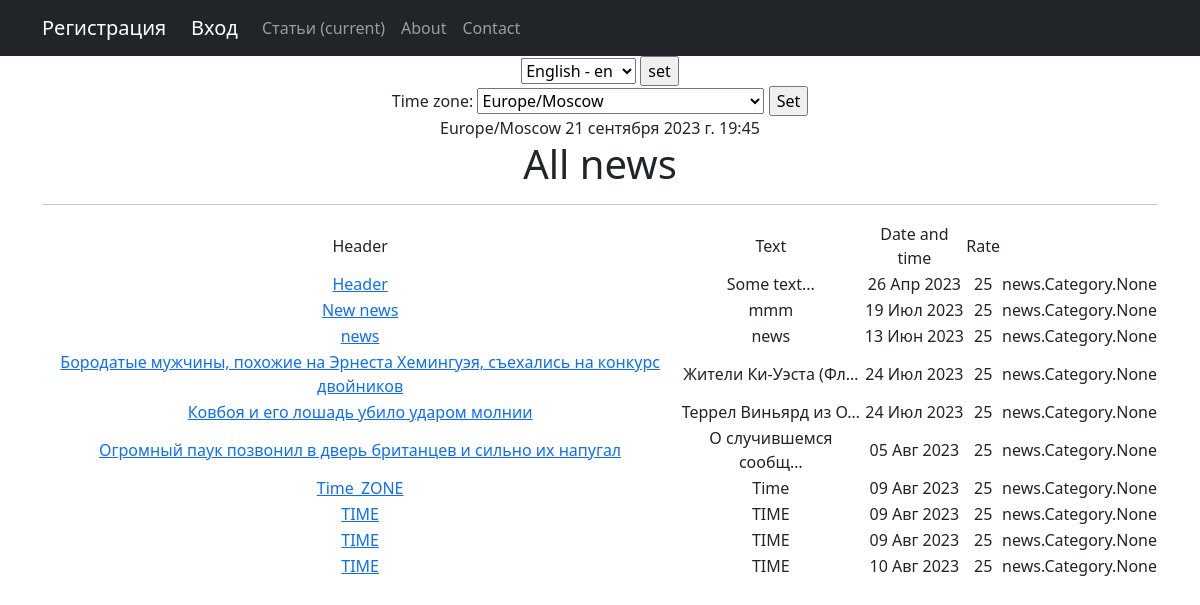
The app's page /, older data.
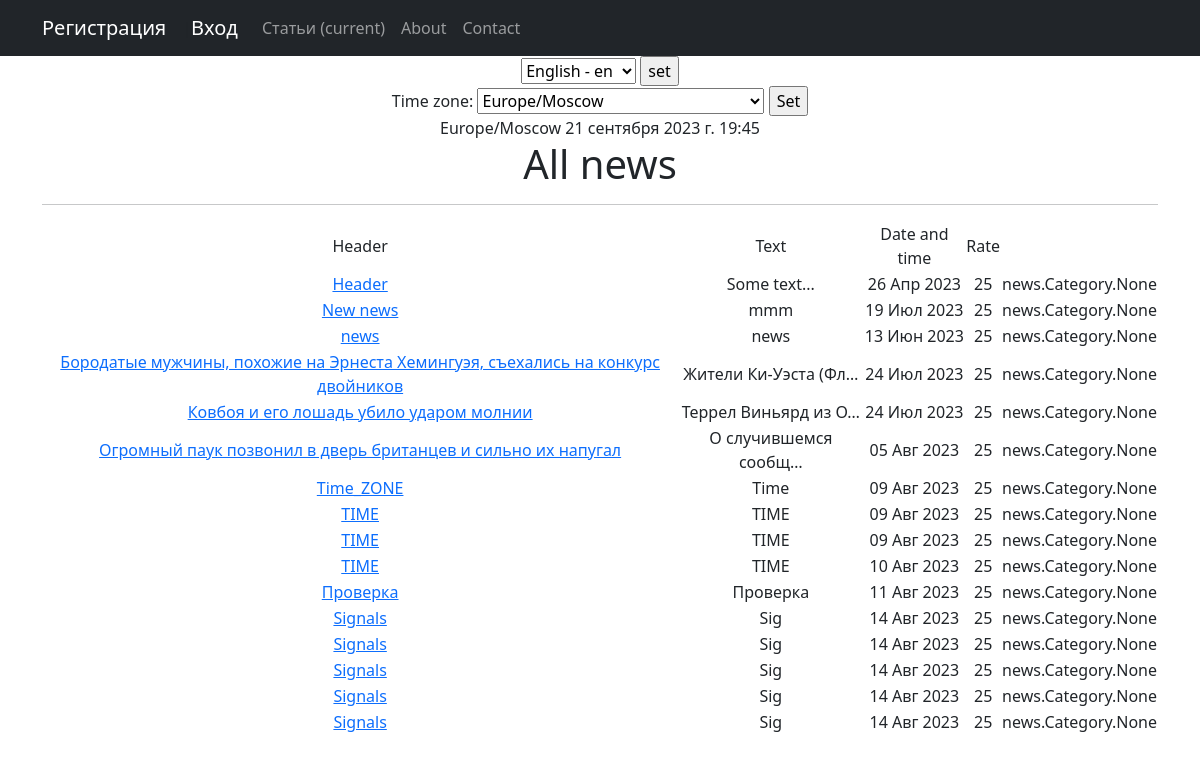
The same page, newer data.
### news/models.py (models this page shows, shortened)
class Post(models.Model):
    article_or_news = models.CharField(max_length=2, choices=CHOICES)
    date_and_time = models.DateTimeField(default=timezone.now)
    header = models.CharField(max_length=255)
    text = models.TextField()
    rate_of_post = models.IntegerField(default=0)
    category = models.ManyToManyField(Category, through='PostCategory', related_name='get_posts')
    author = models.ForeignKey(Author, on_delete=models.CASCADE)

class Author(models.Model):
    rate = models.IntegerField(default=0)
    user = models.OneToOneField(User, on_delete=models.CASCADE)

### news/views.py (the view, shortened to what this page needs)
# urls.py: path('', PostList.as_view(), name='post_list'),
class PostList(ListView):
    model = Post
    ordering = '-date_and_time'
    template_name = 'news.html'
    context_object_name = 'news'
    def get(self, request):
        curent_time = timezone.now()
        news = Post.objects.all()
        context = {
            'news': news,
            'current_time': timezone.now(),
            'timezones': pytz.common_timezones  # добавляем в контекст все доступные часовые пояса
        }
        return HttpResponse(render(request, 'news.html', context))

### news/templatetags/custom_filters.py (called while the page is built)
@register.filter()
def censor(value):
   nvalue = str(value)
   nvalue = nvalue.split()
   for i in range(len(nvalue)):
      word = nvalue[i].lower()
      if word in bad_words:
         nvalue[i] = (nvalue[i][0] + '*'*(len(nvalue[i])-1))
   return ' '.join(nvalue)

### templates/news.html (shortened to what this page needs)
{% extends 'flatpages/default.html' %}
{% load cache %}
{% load i18n %}
{% load tz %}
{% load custom_filters %}
{% load bootstrap %}
{% load  custom_tags%}
{%cache 100 content%}
{% block content %}
        <form action="{% url 'set_language' %}" method="POST"> {% csrf_token %}
        <select name="language" id="">
            {% get_available_languages as LANGUAGES %}
            {% get_language_info_list for LANGUAGES as languages %}
            {% for language in languages %}
                <option value="{{ language.code }}" {% if language.code == LANGUAGE_CODE %} selected >{% endif %} >
                    {{ language.name_local }} - {{ language.code }}
                </option>
            {% endfor %}
        </select>
        <input type="submit" value="set">
    </form>
    {% get_current_timezone as TIME_ZONE %}
    <form action="" method="POST">
        <label for="timezone">Time zone:</label>
        <select name="timezone">
            {% for tz in timezones %}
            <option value="{{ tz }}"{% if tz == TIME_ZONE %} selected{% endif %}>{{ tz }}</option>
            {% endfor %}
        </select>
        <input type="submit" value="Set">
    </form>
    {{ TIME_ZONE }}
    {{ current_time|timezone:TIME_ZONE }}
    <h1>All news</h1>
    <hr>
    {% if news %}
        <table>
            <tr>
                <td>Header</td>
                <td>Text</td>
                <td>Date and time</td>
                <td>Rate</td>
            </tr>
            {% for new in news %}
                <tr>
                    <td><a href="{% url 'category' new.pk %}">{{new.header|censor}}</a></td>
                    <td>{{new.text|truncatechars:20|censor}}</td>
                    <td>{{new.date_and_time|date:'d M Y'}}</td>
                    <td>{{new.author.rate}}</td>
                    <td>{{new.category}}</td>
                </tr>
            {% endfor %}
        </table>
    {% else %}
        <p>No news</p>
    {% endif %}
{% endblock content %}
{% endcache %}

### templates/flatpages/default.html (shortened to what this page needs)
<!DOCTYPE html>
<html lang="en">
    <head>
        {% load static %}
        <link href="{% static 'css/styles.css' %}" rel="stylesheet" />
    </head>
    <body>
        <nav class="navbar navbar-expand-lg navbar-dark bg-dark static-top">
           <div class="container">
               {% if request.user.is_authenticated %}
               <div style="color:#ffffff">{{user.username}} <a href="{% url 'logout' %}">Выйти</a></div>
               {% else %}
                    <a class="navbar-brand" href="{% url 'sign' %}">Регистрация</a>|<a class="navbar-brand" href="{% url 'login' %}">Вход</a>
               {% endif %}
               <div class="collapse navbar-collapse" id="navbarResponsive">
                   <ul class="navbar-nav ml-auto">
                       <li class="nav-item active">
                           <a class="nav-link" href="/">Статьи
                               <span class="sr-only">(current)</span>
                           </a>
                       </li>
                       <li class="nav-item">
                           <a class="nav-link" href="/about/">About</a>
                       </li>
                       <li class="nav-item">
                           <a class="nav-link" href="/contacts/">Contact</a>
                       </li>
                   </ul>
               </div>
           </div>
        </nav>
        <div class="container">
           <div class="row">
               <div class="col-lg-12 text-center">
                   {% block content %}{% endblock content %}
               </div>
           </div>
        </div>
    </body>
</html>

Row changes from the older to the newer data that the page shows:
added Post: header|censor "Проверка", text|censor "Проверка", date_and_time "11 Авг 2023", author.rate "25", category "news.Category.None"
added Post: header|censor "Signals", text|censor "Sig", date_and_time "14 Авг 2023", author.rate "25", category "news.Category.None"
added Post: header|censor "Signals", text|censor "Sig", date_and_time "14 Авг 2023", author.rate "25", category "news.Category.None"
added Post: header|censor "Signals", text|censor "Sig", date_and_time "14 Авг 2023", author.rate "25", category "news.Category.None"
added Post: header|censor "Signals", text|censor "Sig", date_and_time "14 Авг 2023", author.rate "25", category "news.Category.None"
added Post: header|censor "Signals", text|censor "Sig", date_and_time "14 Авг 2023", author.rate "25", category "news.Category.None"
